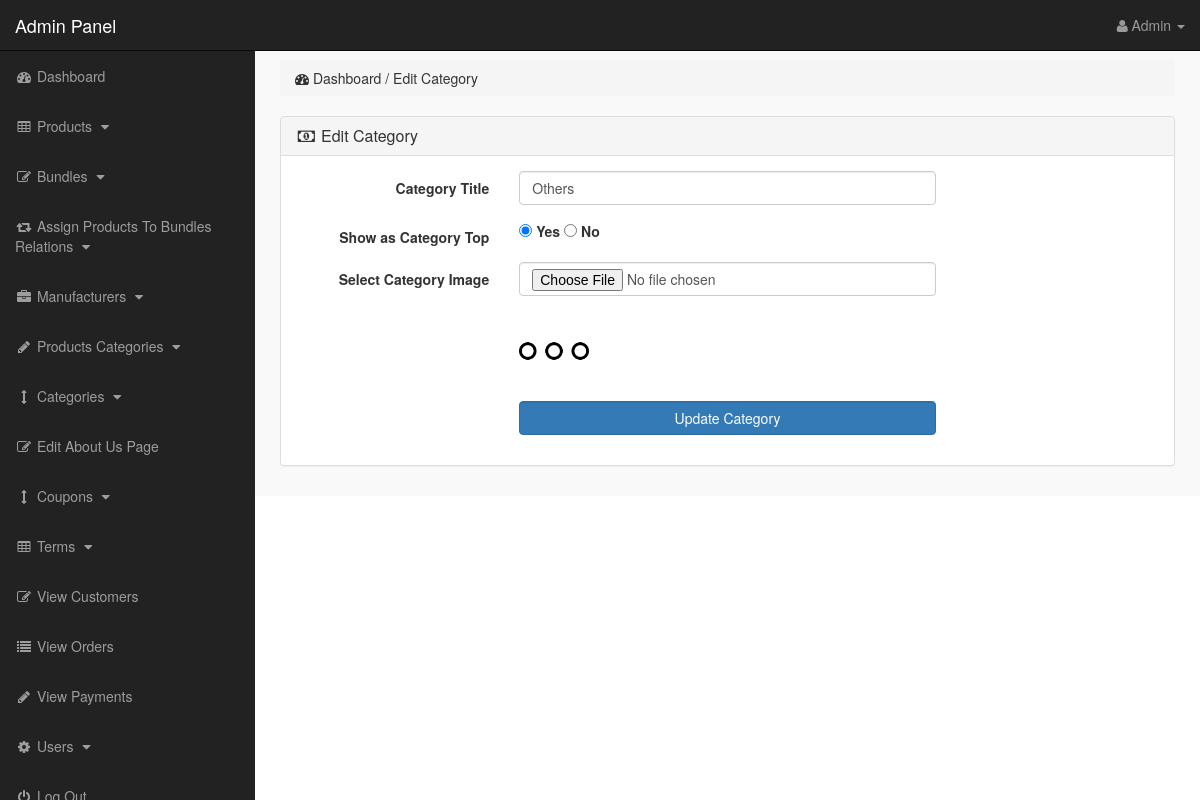
/admin_area/index.php?edit_cat=4 (signed in), run on the app's committed database.
### tables this page shows
CREATE TABLE `categories` (
  `cat_id` int(10) NOT NULL,
  `cat_title` text NOT NULL,
  `cat_top` text NOT NULL,
  `cat_image` text NOT NULL
);

### admin_area/edit_cat.php (the view, shortened to what this page needs)
<?php
if(!isset($_SESSION['admin_email'])){
echo "<script>window.open('login.php','_self')</script>";
}
else {
?>
<?php
if(isset($_GET['edit_cat'])){
$edit_id = $_GET['edit_cat'];
$edit_cat = "select * from categories where cat_id='$edit_id'";
$run_edit = mysqli_query($con,$edit_cat);
$row_edit = mysqli_fetch_array($run_edit);
$c_title = $row_edit['cat_title'];
$c_top = $row_edit['cat_top'];
$c_image = $row_edit['cat_image'];
}
?>
<div class="row">
<div class="col-lg-12">
<ol class="breadcrumb">
<li>
<i class="fa fa-dashboard"></i> Dashboard / Edit Category
</li>
</ol>
</div>
</div>
<div class="row">
<div class="col-lg-12">
<div class="panel panel-default">
<div class="panel-heading">
<h3 class="panel-title">
<i class="fa fa-money fa-fw"></i> Edit Category
</h3>
</div>
<div class="panel-body">
<form class="form-horizontal" action="" method="post" enctype="multipart/form-data">
<div class="form-group">
<label class="col-md-3 control-label">Category Title</label>
<div class="col-md-6">
<input type="text" name="cat_title" class="form-control" value="<?php echo $c_title; ?>">
</div>
</div>
<div class="form-group">
<label class="col-md-3 control-label">Show as Category Top</label>
<div class="col-md-6">
<input type="radio" name="cat_top" value="yes"
<?php if($c_top == 'no'){}else{ echo "checked='checked'"; } ?>>
<label>Yes</label>
<input type="radio" name="cat_top" value="no"
<?php if($c_top == 'no'){ echo "checked='checked'"; }else{} ?>>
<label>No</label>
</div>
</div>
<div class="form-group">
<label class="col-md-3 control-label">Select Category Image</label>
<div class="col-md-6">
<input type="file" name="cat_image" class="form-control">
<br>
<img src="other_images/<?php echo $c_image; ?>" width="70" height="70" >
</div>
</div>
<div class="form-group">
<label class="col-md-3 control-label"></label>
<div class="col-md-6">
<input type="submit" name="update" value="Update Category" class="btn btn-primary form-control">
</div>
</div>
</form>
</div>
</div>
</div>
</div>
<?php } ?>

### admin_area/includes/sidebar.php (shortened to what this page needs)
<?php
if(!isset($_SESSION['admin_email'])){
echo "<script>window.open('login.php','_self')</script>";
}
else {
?>
<nav class="navbar navbar-inverse navbar-fixed-top" >
<div class="navbar-header" >
<a class="navbar-brand" href="index.php?dashboard" >Admin Panel</a>
</div>
<ul class="nav navbar-right top-nav" >
<li class="dropdown" >
<a href="#" class="dropdown-toggle" data-toggle="dropdown" >
<i class="fa fa-user" ></i>
<?php echo $admin_name; ?> <b class="caret" ></b>
</a>
</li>
</ul>
<div class="collapse navbar-collapse navbar-ex1-collapse">
<ul class="nav navbar-nav side-nav">
<li>
<a href="index.php?dashboard">
<i class="fa fa-fw fa-dashboard"></i> Dashboard
</a>
</li>
<li>
<a href="#" data-toggle="collapse" data-target="#products">
<i class="fa fa-fw fa-table"></i> Products
<i class="fa fa-fw fa-caret-down"></i>
</a>
</li>
<li>
<a href="#" data-toggle="collapse" data-target="#bundles">
<i class="fa fa-fw fa-edit"></i> Bundles
<i class="fa fa-fw fa-caret-down"></i>
</a>
</li>
<li>
<a href="#" data-toggle="collapse" data-target="#relations">
<i class="fa fa-fw fa-retweet"></i> Assign Products To Bundles Relations
<i class="fa fa-fw fa-caret-down"></i>
</a>
</li>
<li>
<a href="#" data-toggle="collapse" data-target="#manufacturers">
<i class="fa fa-fw fa-briefcase"></i> Manufacturers
<i class="fa fa-fw fa-caret-down"></i>
</a>
</li>
<li>
<a href="#" data-toggle="collapse" data-target="#p_cat">
<i class="fa fa-fw fa-pencil"></i> Products Categories
<i class="fa fa-fw fa-caret-down"></i>
</a>
</li>
<li>
<a href="#" data-toggle="collapse" data-target="#cat">
<i class="fa fa-fw fa-arrows-v"></i> Categories
<i class="fa fa-fw fa-caret-down"></i>
</a>
</li>
<li>
<a href="index.php?edit_about_us">
<i class="fa fa-fw fa-edit"></i> Edit About Us Page
</a>
</li>
<li>
<a href="#" data-toggle="collapse" data-target="#coupons">
<i class="fa fa-fw fa-arrows-v"></i> Coupons
<i class="fa fa-fw fa-caret-down"></i>
</a>
</li>
<li>
<a href="#" data-toggle="collapse" data-target="#terms" >
<i class="fa fa-fw fa-table"></i> Terms
<i class="fa fa-fw fa-caret-down"></i>
</a>
</li>
<li>
<a href="index.php?view_customers">
<i class="fa fa-fw fa-edit"></i> View Customers
</a>
</li>
<li>
<a href="index.php?view_orders">
<i class="fa fa-fw fa-list"></i> View Orders
</a>
</li>
<li>
<a href="index.php?view_payments">
<i class="fa fa-fw fa-pencil"></i> View Payments
</a>
</li>
<li>
<a href="#" data-toggle="collapse" data-target="#users">
<i class="fa fa-fw fa-gear"></i> Users
<i class="fa fa-fw fa-caret-down"></i>
</a>
</li>
<li>
<a href="logout.php">
<i class="fa fa-fw fa-power-off"></i> Log Out
</a>
</li>
</ul>
</div>
</nav>
<?php } ?>

### admin_area/css/style.css (style rules this page uses)
body { margin-top:100px; }
@media (min-width: 768px) { body { margin-top:50px; } }
.top-nav { padding:0 15px; }
.top-nav>li { display:inline-block; float:left; }
.top-nav>li>a { padding-top:15px; padding-bottom:15px; line-height:20px; color:#999; }
@media (min-width: 768px) { .side-nav { position:fixed; top:51px; width:255px; border-radius:0; overflow-y:auto; background-color: #222; bottom:0; overflow-x:hidden; padding-bottom:40px; } }
@media (min-width: 768px) { .side-nav>li>a { width:255px; } }
.panel-body { border-radius:5px; }

### data on the page
categories: cat_title "Others", cat_top "☑", cat_image (picture)

### other printed values
$admin_name "Admin"
